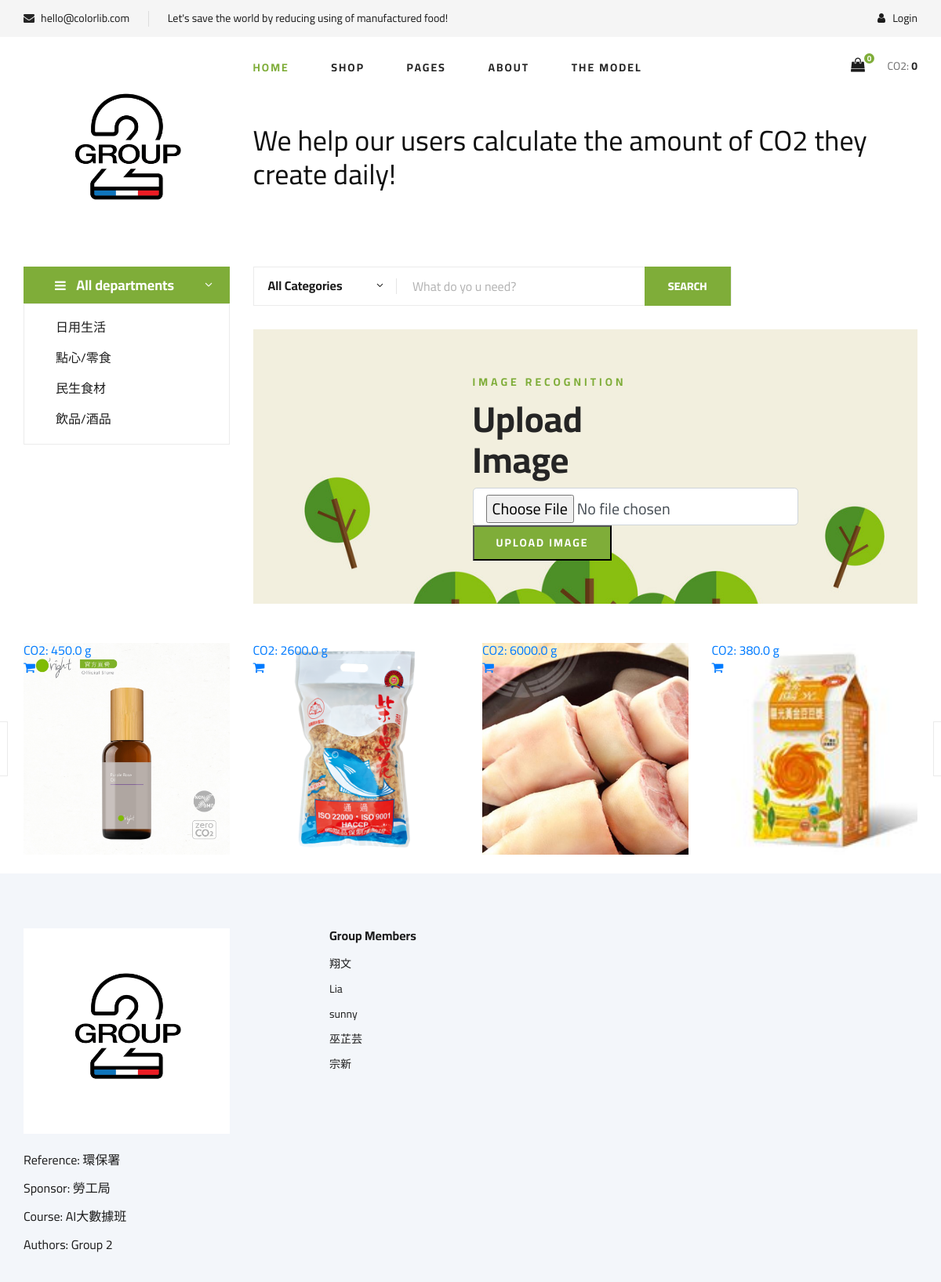
The page / on the database its author committed.
### tables this page shows
CREATE TABLE products
		    (productId INTEGER PRIMARY KEY,
		    name TEXT,
		    "CO2" REAL,
		    image TEXT,
		    categoryId INTEGER, model_label REAL, P_type VARCHAR(255),
		    FOREIGN KEY(categoryId) REFERENCES categories(categoryId)
		    );

### app.py (the view, shortened to what this page needs)
@app.route('/', methods=['GET', 'POST'])
def root():
    loggedIn, firstName, noOfItems, totalCO2 = getLoginDetails()
    if request.method == 'GET':
        with sqlite3.connect('database.db') as conn:
            cur = conn.cursor()
            cur.execute(
                "SELECT productId, name, CO2, image,categoryId FROM products WHERE categoryId=5 AND image IS NOT '' ")
            data = cur.fetchall()
        conn.close()
        return render_template('index.html', loggedIn=loggedIn, firstName=firstName, noOfItems=noOfItems, data=data, totalCO2=totalCO2)

### app.py (called while the page is built, shortened)
def getLoginDetails():
    with sqlite3.connect('database.db') as conn:
        cur = conn.cursor()
        if 'email' not in session:
            loggedIn = False
            firstName = ''
            noOfItems = 0
            totalCO2 = 0
    conn.close()
    return (loggedIn, firstName, noOfItems, totalCO2)

### templates/index.html (shortened to what this page needs)
<!DOCTYPE html>
<html lang="zxx">
<head>
    {%block styles%}
    <link rel="stylesheet" href="{{ url_for('static', filename='css/bootstrap.min.css') }}" type="text/css">
    <link rel="stylesheet" href="{{ url_for('static', filename='css/font-awesome.min.css') }}" type="text/css">
    <link rel="stylesheet" href="{{ url_for('static', filename='css/elegant-icons.css') }}" type="text/css">
    <link rel="stylesheet" href="{{ url_for('static', filename='css/nice-select.css') }}" type="text/css">
    <link rel="stylesheet" href="{{ url_for('static', filename='css/jquery-ui.min.css') }}" type="text/css">
    <link rel="stylesheet" href="{{ url_for('static', filename='css/owl.carousel.min.css') }}" type="text/css">
    <link rel="stylesheet" href="{{ url_for('static', filename='css/slicknav.min.css') }}" type="text/css">
    <link rel="stylesheet" href="{{ url_for('static', filename='css/style.css') }}" type="text/css">
    {%endblock styles%}
</head>
{%block body%}
<body>
    <header class="header">
        <div class="header__top">
            <div class="container">
                <div class="row">
                    <div class="col-lg-6 col-md-6">
                        <div class="header__top__left">
                            <ul>
                                <li><i class="fa fa-envelope"></i> hello@colorlib.com</li>
                                <li>Let's save the world by reducing using of manufactured food!</li>
                            </ul>
                        </div>
                    </div>
                    <div class="col-lg-6 col-md-6">
                        <div class="header__top__right">
                            {% if not loggedIn %}
                            <div class="header__top__right__auth">
                                <a href="/login"><i class="fa fa-user"></i> Login</a>
                            </div>
                            {% endif %}
                        </div>
                    </div>
                </div>
            </div>
        </div>
        <div class="container">
            <div class="row">
                <div class="col-lg-3">
                    <div class="header__logo">
                        <a href="/"><img src="{{ url_for('static', filename='img/logo.png') }}" alt=""></a>
                    </div>
                </div>
                <div class="col-lg-6">
                    <nav class="header__menu">
                        <ul>
                            <li class="active"><a href="/">Home</a></li>
                            <li><a href="/living">Shop</a></li>
                            <li><a href="#">Pages</a>
                            </li>
                            <li><a href="/about">About</a></li>
                            <li><a href="./CNN">THE MODEL</a></li>
                        </ul>
                    </nav>
                    <div class='slogan'>
                        <h2>We help our users calculate the amount of CO2 they create daily!</h2>
                    </div>
                </div>
                <div class="col-lg-3">
                    <div class="header__cart">
                        <ul>
                            <li><a href="/carts"><i class="fa fa-shopping-bag"></i> <span>{{noOfItems}}</span></a></li>
                        </ul>
                        <div class="header__cart__price">CO2: <span>{{ totalCO2 }}</span></div>
                    </div>
                </div>
            </div>
        </div>
    </header>
    <section class="hero">
        <div class="container">
            <div class="row">
                <div class="col-lg-3">
                    <div class="hero__categories">
                        <div class="hero__categories__all">
                            <i class="fa fa-bars"></i>
                            <span>All departments</span>
                        </div>
                        <ul>
                            <li><a href="/living">日用生活</a></li>
                            <li><a href="/dessert">點心/零食</a></li>
                            <li><a href="/staple">民生食材</a></li>
                            <li><a href="/drinks">飲品/酒品</a></li>
                        </ul>
                    </div>
                </div>
                <div class="col-lg-9">
                    <div class="hero__search">
                        <div class="hero__search__form">
                            <form action="/searchbar", method='POST'>
                                <div class="hero__search__categories">
                                    All Categories
                                    <span class="arrow_carrot-down"></span>
                                </div>
                                <input type="text" placeholder="What do yo u need?" name='searchbar'>
                                <button type="submit" class="site-btn">SEARCH</button>
                            </form>
                        </div>
                    </div>
                    <div class="hero__item set-bg" data-setbg="{{ url_for('static', filename='img/tree_banner2.jpg') }}">
                        <div class="hero__text">
                            <span>Image Recognition</span>
                            <h2>Upload<br />Image</h2>
                            <form method='POST' action='/' enctype='multipart/form-data'>
                                <input class="form-control form-control-lg" id="formFileLg" type="file" name="file" >
                                <button type='submit' class='primary-btn'>Upload Image</button>
                            </form>
                        </div>
                    </div>
                </div>
            </div>
        </div>
    </section>
    <section class="categories">
        <div class="container">
            <div class="row">
                <div class="categories__slider owl-carousel">
                    {% for row in data %}
                    <div class="col-lg-3">
                        <div class="categories__item set-bg" data-setbg="{{ url_for('static', filename='img/product/'+row[3]) }}">
                            <h6><a href="/addToCart?productId={{row[0]}}">CO2: {{ row[2] }} g</a></h6>
                            <a href="/addToCart?productId={{row[0]}}"><i class="fa fa-shopping-cart"></i></a>
                        </div>
                    </div>
                    {% endfor %}
                </div>
            </div>
        </div>
    </section>
    <div class="banner">
        <div class="container">
            <div class="row">
                <div class="col-lg-6 col-md-6 col-sm-6">
                    <div class="banner__pic">
                    </div>
                </div>
                <div class="col-lg-6 col-md-6 col-sm-6">
                    <div class="banner__pic">
                    </div>
                </div>
            </div>
        </div>
    </div>
    <footer class="footer spad">
        <div class="container">
            <div class="row">
                <div class="col-lg-3 col-md-6 col-sm-6">
                    <div class="footer__about">
                        <div class="footer__about__logo">
                            <a href="./index.html"><img src="img/logo.png" alt=""></a>
                        </div>
                        <ul>
                            <li>Reference: 環保署</li>
                            <li>Sponsor: 勞工局</li>
                            <li>Course: AI大數據班</li>
                            <li>Authors: Group 2</li>
                        </ul>
                    </div>
                </div>
                <div class="col-lg-4 col-md-6 col-sm-6 offset-lg-1">
                    <div class="footer__widget">
                        <h6>Group Members</h6>
                        <ul>
                            <li><a href="#">翔文</a></li>
                            <li><a href="#">Lia</a></li>
                            <li><a href="#">sunny</a></li>
                            <li><a href="#">巫芷芸</a></li>
                            <li><a href="#">宗新</a></li>
                        </ul>
                    </div>
                </div>
            </div>
        </div>
    </footer>
</body>
{%endblock body%}
</html>

### rows shown on the page
products: shows a picture, CO2 "450.0"
products: shows a picture, CO2 "2600.0"
products: shows a picture, CO2 "6000.0"
products: shows a picture, CO2 "380.0"

### other values the page prints
{{ noOfItems }} "0"
{{ totalCO2 }} "0"
